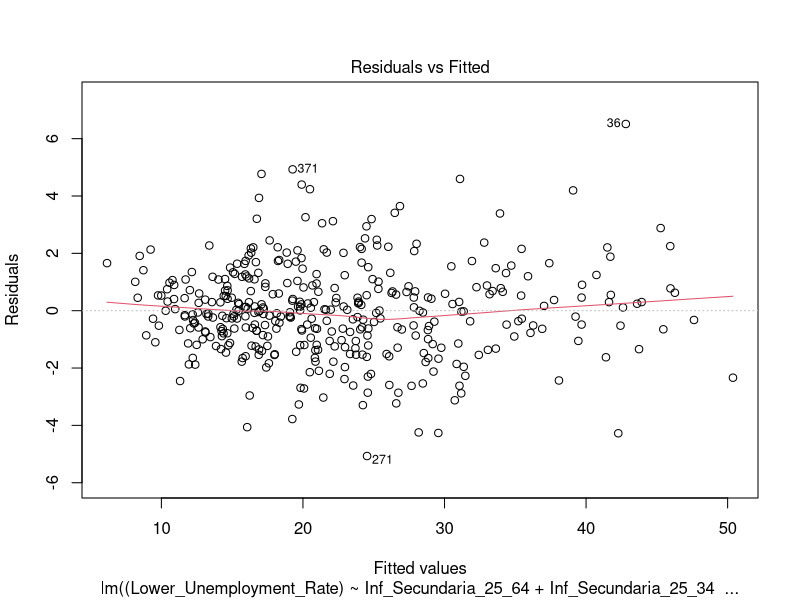
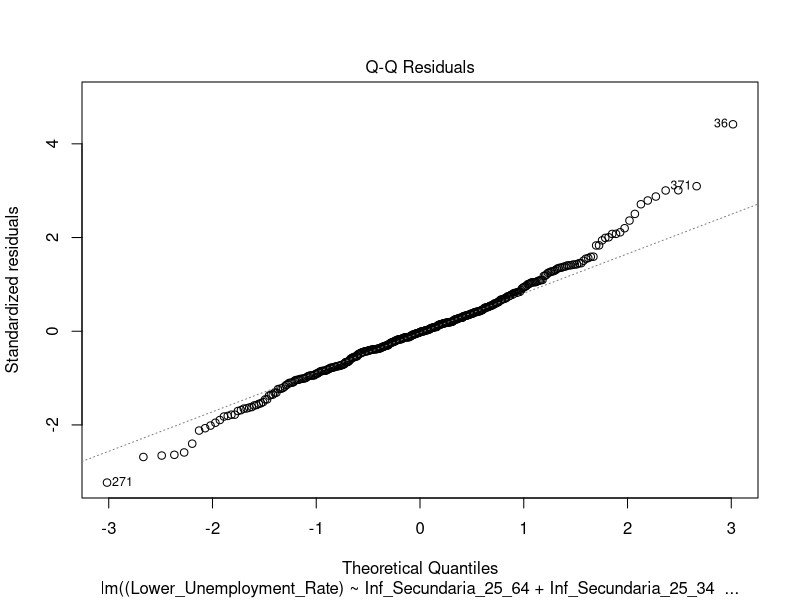
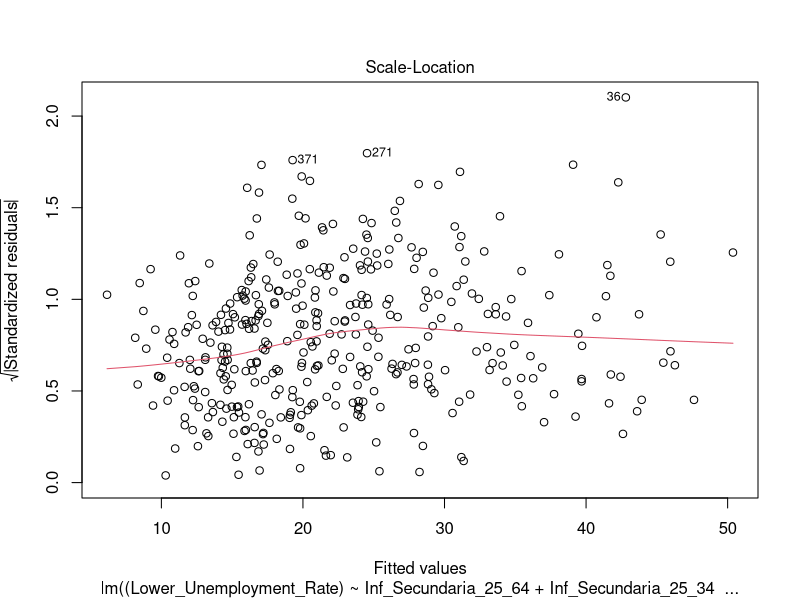
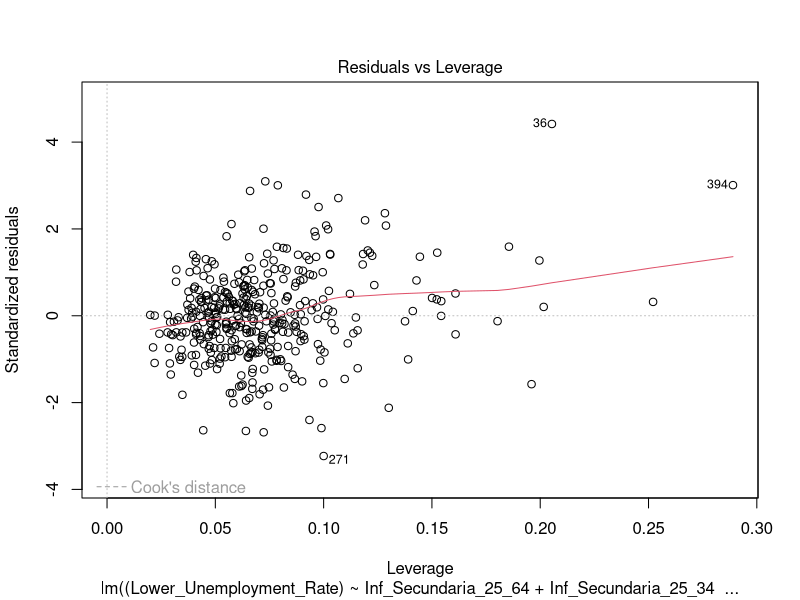
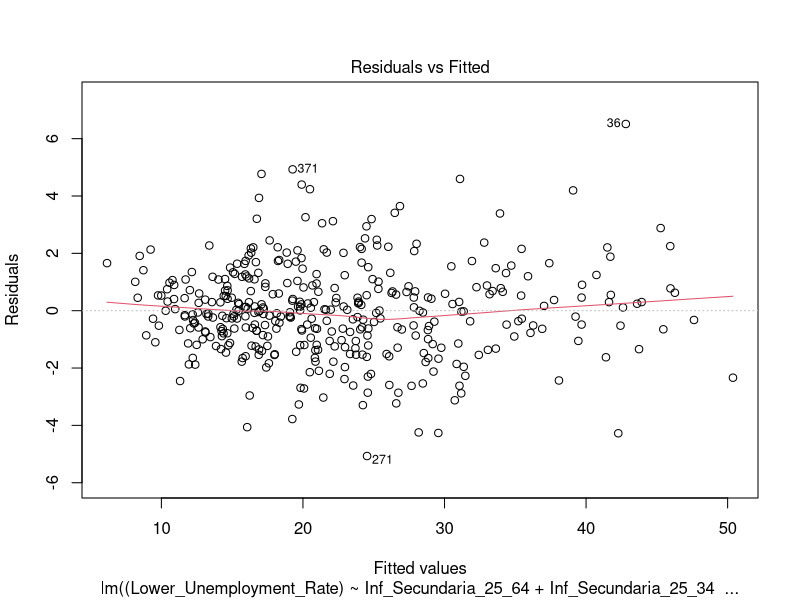
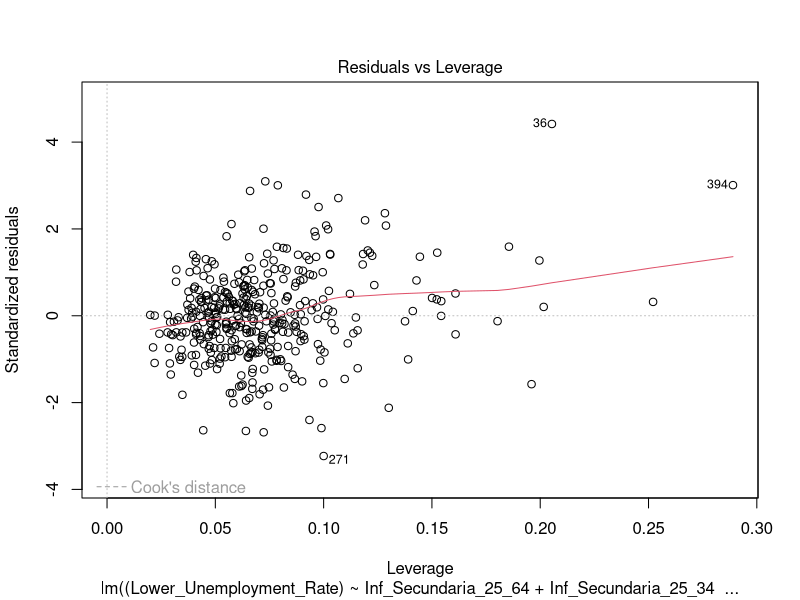

Source code (R) for these figures, in order: (Note: this script raises an error after producing the figures.)
#Set the same seed
set.seed(123)

library(tidyverse)
library(dplyr)
library(MASS)

data1 <- read.csv("./dataset1.csv")
data2 <- read.csv("./dataset2.csv")
summary(data1)
summary(data2)
#names of columns
names(data1)
names(data2)

#Mixing both datasets
mixedDf <- inner_join(data1, data2, by = c("CCAA", "Sex", "Year"))

#Remove NAs values
mixedDf <- na.omit(mixedDf)
summary(mixedDf)
dim(mixedDf)

# Mod1 using F1
mod1 <- lm((Lower_Unemployment_Rate) ~ Inf_Secundaria_25_64 + Inf_Secundaria_25_34 + 
             Inf_Secundaria_55_64 + Segunda_Etapa_25_64 + Segunda_Etapa_25_34 + 
             Segunda_Etapa_55_64 + Superior_25_64 + Superior_25_34 + Superior_55_64 +
             Age12_Suitability + Age15_Suitability + Middle_Unemployment_Rate + 
             Upper_Unemployment_Rate + Lower_Emp_Rate_25_64 + Lower_Emp_Rate_25_34 +
             Middle_Emp_Rate_25_64 + Middle_Emp_Rate_25_34 + Upper_Emp_Rate_25_64 + 
             Upper_Emp_Rate_25_34 + Lower_Activity_Rate_25_64 + Lower_Activity_Rate_25_34 +
             Middle_Activity_Rate_25_64 + Middle_Activity_Rate_25_34 + 
             Upper_Activity_Rate_25_64 + Upper_Activity_Rate_25_34 + Sex + Year, data = mixedDf)

#Plotting mod1
plot(mod1)

# Summary 
summary(mod1)

#Firstly we will detect and eliminate the noise
######Checking for outliers######
plot(mod1,1)

res_stud <- rstudent(mod1)
outliers <- which(abs(res_stud) > 3)
print(outliers)

######Leverage points######
plot(mod1,5)
sort(cooks.distance(mod11))
#We can see that firstly the observations 36, 306 and 373 could be outliers in the 
#Residuals vs Fitted plot (line 43). 
#Moreover, looking ate the Residuals vs Leverage plot (line 50), 
#the values 36 abd 394 could also be leverage points
#Aditionaly, in lines 84 and 85 we computed the outliers with the formula, with this
#we can see that the observations 303, 370 and 391 are also outliers.
#We proceed with the elimination

noise_names <- c("36", "268", "271", "368", "370", "371", "373", "391", "394")

#Filter the original dataset finding the four values
mixedDfSubset <- mixedDf[!(rownames(mixedDf) %in% noise_names), ]

summary(mixedDfSubset)

#Now that the outliers and leverage points have been erased, we will create again our model

mod_clean <- lm((Lower_Unemployment_Rate) ~ Inf_Secundaria_25_64 + Inf_Secundaria_25_34 + 
                  Inf_Secundaria_55_64 + Segunda_Etapa_25_64 + Segunda_Etapa_25_34 + 
                  Segunda_Etapa_55_64 + Superior_25_64 + Superior_25_34 + Superior_55_64 +
                  Age12_Suitability + Age15_Suitability + Middle_Unemployment_Rate + 
                  Upper_Unemployment_Rate + Lower_Emp_Rate_25_64 + Lower_Emp_Rate_25_34 +
                  Middle_Emp_Rate_25_64 + Middle_Emp_Rate_25_34 + Upper_Emp_Rate_25_64 + 
                  Upper_Emp_Rate_25_34 + Lower_Activity_Rate_25_64 + Lower_Activity_Rate_25_34 +
                  Middle_Activity_Rate_25_64 + Middle_Activity_Rate_25_34 + 
                  Upper_Activity_Rate_25_64 + Upper_Activity_Rate_25_34 + Sex + Year, data = mixedDfSubset)
summary(mod_clean)

#####Backward elimination#####

#For the first part of backward elimination, we will use the step() function in order to take
#the variables that could be relevant.
#This function does the backward elimination process by iteratively removing predictors
#in the model in order to optimise the AIC.
reducedModel <- step(mod_clean, direction = "backward")
summary(reducedModel)
# Compare models using AIC and BIC - lowest is better
AIC(mod_clean, reducedModel)
BIC(mod_clean, reducedModel)
#Both the AIC and BIC went down, meaning that the reduced model is better

#We will plot now the Residuals vs Fitted plot
plot(reducedModel, 1)
#Kind of a linear trend
#Now we will check the distribution of the residuals
shapiro.test(residuals(reducedModel))
#Slightly below the standard significance level of 0.05 (0.04576), 
#meaning that the residuals do not follow a normal distribution.
#However, it is very close to the threshold, so we will assume the
#normality assumption as "nearly satisfied"

#Now we will go on with the backward elimination, this time manually to reduce the amount of 
#variables, as we have some that might not be useful. We will determine a significance level
#of: alpha = 0.05

#Firstly, we will take out the variable Inf_Secundaria_25_34 with p-value of 0.09949
reducedModel2 <- lm((Lower_Unemployment_Rate) ~ Inf_Secundaria_25_64 + Inf_Secundaria_55_64 + 
                   Segunda_Etapa_25_34 + Superior_25_34 + Age12_Suitability + Age15_Suitability +
                   Middle_Unemployment_Rate + Upper_Unemployment_Rate + Lower_Emp_Rate_25_64 + 
                   Lower_Emp_Rate_25_34 + Middle_Emp_Rate_25_64 + Upper_Emp_Rate_25_64 + Upper_Emp_Rate_25_34 +
                   Lower_Activity_Rate_25_64 + Lower_Activity_Rate_25_34 + Middle_Activity_Rate_25_64 +
                   Upper_Activity_Rate_25_64 + Upper_Activity_Rate_25_34 + Year, data = mixedDfSubset)
summary(reducedModel2)
plot(reducedModel2,1)
plot(reducedModel2,5)

# Compare models again by using AIC and BIC
AIC(reduced_model, reducedModel2)
BIC(reduced_model, reducedModel2)
#Although the AIC slightly increased (~ 1 unit more), the BIC also slightly decreased (by ~ 3 units)
#For our purpose, we will choose the model with less variables

#Delete Superior_25_34 with p-value of 0.14719    
reducedModel3 <- lm((Lower_Unemployment_Rate) ~ Inf_Secundaria_25_64 + Inf_Secundaria_55_64 + 
                      Segunda_Etapa_25_34 + Age12_Suitability + Age15_Suitability + Middle_Unemployment_Rate + 
                      Upper_Unemployment_Rate + Lower_Emp_Rate_25_64 + Lower_Emp_Rate_25_34 + 
                      Middle_Emp_Rate_25_64 + Upper_Emp_Rate_25_64 + Upper_Emp_Rate_25_34 +
                      Lower_Activity_Rate_25_64 + Lower_Activity_Rate_25_34 + Middle_Activity_Rate_25_64 +
                      Upper_Activity_Rate_25_64 + Upper_Activity_Rate_25_34 + Year, data = mixedDfSubset)

summary(reducedModel3)
#AIC and BIC tests
AIC(reducedModel2, reducedModel3)
BIC(reducedModel2, reducedModel3)
#Now, no significant changes have occurred on the AIC, however, the BIC has decreased, meaning that
#the reducedModel3 could be better, we will use this one.

#Delete Inf_Secundaria_25_64 with p-value of 0.072997
reducedModel4 <- lm((Lower_Unemployment_Rate) ~ Inf_Secundaria_55_64 + Segunda_Etapa_25_34 + 
                      Age12_Suitability + Age15_Suitability + Middle_Unemployment_Rate + 
                      Upper_Unemployment_Rate + Lower_Emp_Rate_25_64 + Lower_Emp_Rate_25_34 + 
                      Middle_Emp_Rate_25_64 + Upper_Emp_Rate_25_64 + Upper_Emp_Rate_25_34 +
                      Lower_Activity_Rate_25_64 + Lower_Activity_Rate_25_34 + Middle_Activity_Rate_25_64 +
                      Upper_Activity_Rate_25_64 + Upper_Activity_Rate_25_34 + Year, data = mixedDfSubset)

summary(reducedModel4)
#AIC and BIC tests
AIC(reducedModel3, reducedModel4)
BIC(reducedModel3, reducedModel4)
#Finally, when deleting the Inf_Secundaria_25_64 predictor, both AIC and BIC increases drastically,
#meaning that the reduced model isn't the most appropiate one. Then, we will take the reducedModel3
#as our final model.
finalModel <- reducedModel3


#Checking Collinearity
vif(finalModel)

#The are lots of related variables that we will have to remove
model_no_collinearity <- lm(
  Lower_Unemployment_Rate ~ 
    Inf_Secundaria_55_64 +
    Segunda_Etapa_25_34 +
    Age12_Suitability +
    Age15_Suitability +
    Middle_Unemployment_Rate +
    Upper_Unemployment_Rate +
    Sex +
    Year,
  data = mixedDfSubset
)

summary(model_no_collinearity)
finalModel <- model_no_collinearity

#check the collinearity again (It's correct now)
vif(finalModel)


#confidence intervals
confint(finalModel)

###############################
# MODEL DIAGNOSTICS FOR THE FINAL MODEL
###############################

#Diagnostic plots for the final model
plot(finalModel)

##########   RESULTS   ##########
#The residuals appear randomly scattered around zero, 
#suggesting that the linearity assumption is reasonably satisfied.
#The Q-Q plot shows that most residuals lie close to the theoretical line, 
#indicating approximate normality with some deviations in the extreme values.

#The diagnostic plots suggest that the main assumptions of the
#linear regression model are reasonably satisfied

#Normality test for residuals
shapiro.test(residuals(finalModel))
#Residuals are approximately normally distributed, with slight deviations in the tails.


#Confidence interval of the final model
confint(finalModel)
